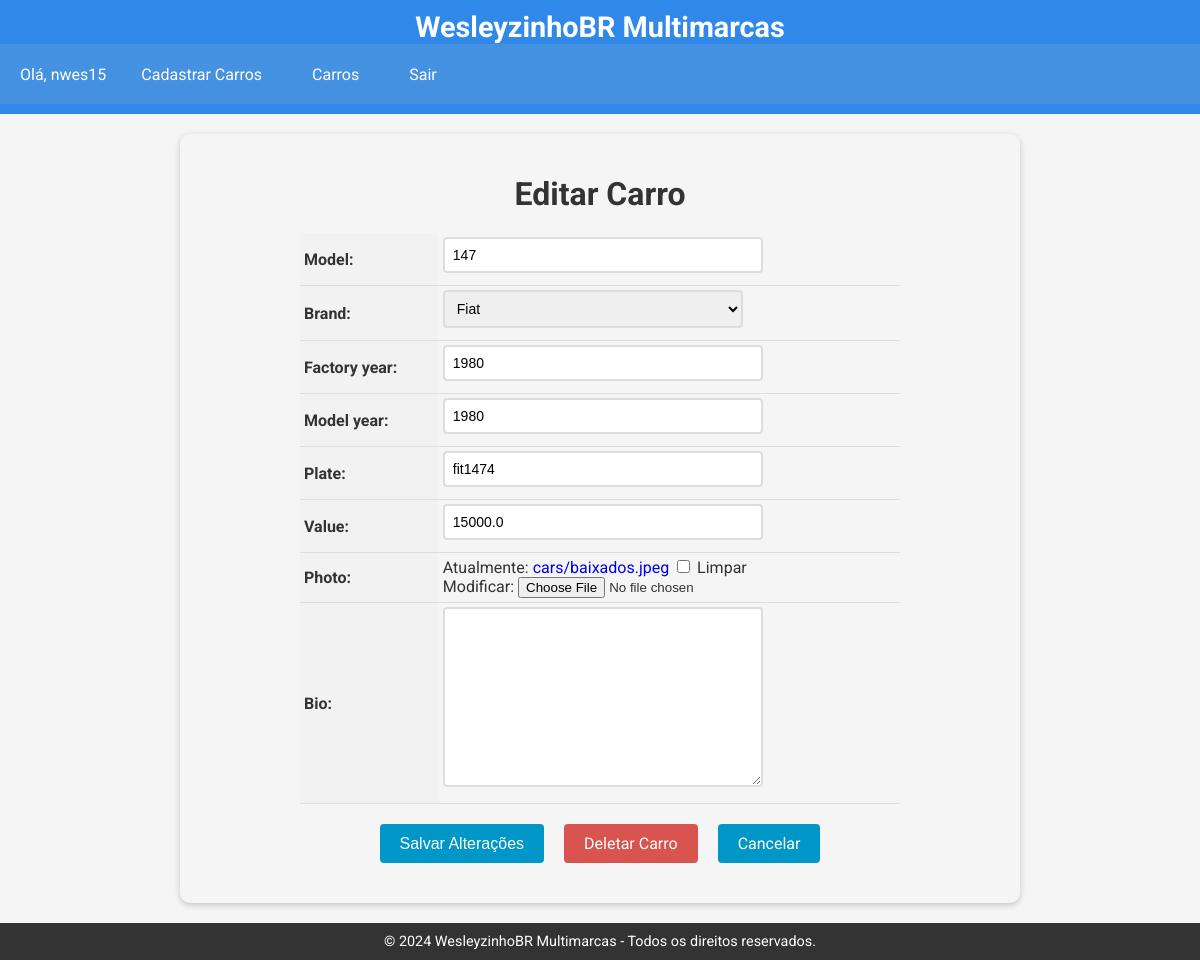
Page /car/6/update/ (signed in) on the earlier database version.
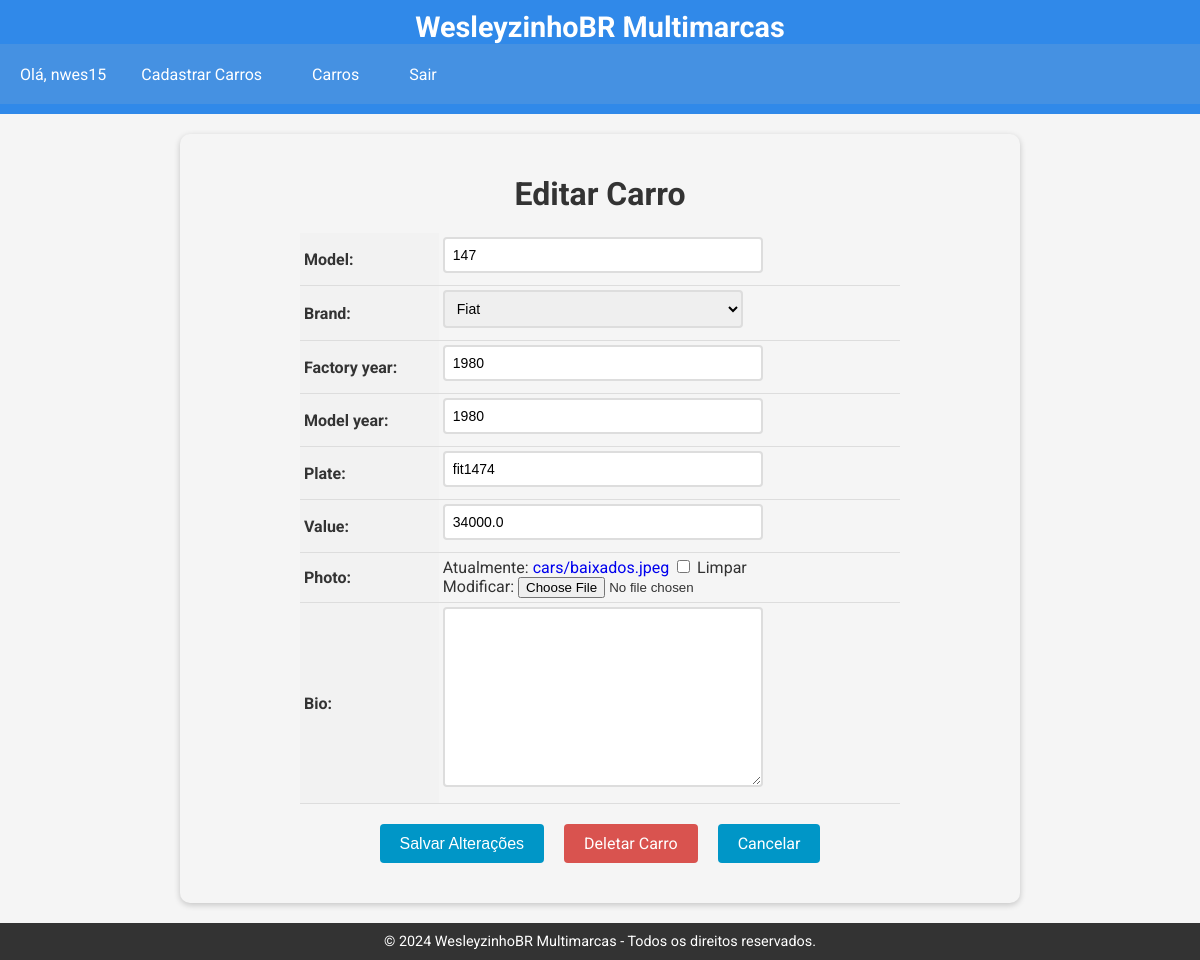
Same page on the later database version.
### cars/models.py (models this page shows, shortened)
class Car(models.Model):
    id = models.AutoField(primary_key=True)
    model = models.CharField(max_length=200)
    brand = models.ForeignKey(Brand, on_delete=models.PROTECT, related_name='car_brand')
    factory_year = models.IntegerField(blank=True, null=True)
    model_year = models.IntegerField(blank=True, null=True)
    plate = models.CharField(max_length=10, blank=True)
    value = models.FloatField(blank=True, null=True)
    photo = models.ImageField(upload_to='cars/', blank=True, null=True)
    bio = models.TextField(blank=True, null=True)

### cars/views.py (the view, shortened to what this page needs)
# urls.py: path('car/<int:pk>/update/', CarUpdateView.as_view(), name='car_update'),
@method_decorator(login_required(login_url='/login/'), name='dispatch')
class CarUpdateView(UpdateView):
    model = Car
    form_class = CarModelForm
    template_name = 'car_update.html'
    success_url = '/cars/'

### cars/forms.py
class CarModelForm(forms.ModelForm):
    class Meta:
        model = Car
        fields = '__all__'

### cars/models.py (called while the page is built)
    def __str__(self):
        return self.name

### cars/templates/car_update.html (shortened to what this page needs)
{% extends "base.html" %}
{% block content %}
  <form method="post" enctype="multipart/form-data">
    <h1>Editar Carro</h1>
    <table>
      {{ form.as_table }}
    </table>
    <div>
      <div class="buttons-container">
        <input type="submit" value="Salvar Alterações" class="btn btn-primary">
        <a href="{% url 'car_delete' pk=object.pk %}" class="btn btn-danger">Deletar Carro</a>
        <a href="{% url 'cars_list' %}" class="btn btn-secondary">Cancelar</a>
      </div>
    </div>
  </form>
{% endblock %}

Differences in the rows shown:
changed Car "Fiat": value "15000.0" → "34000.0"
